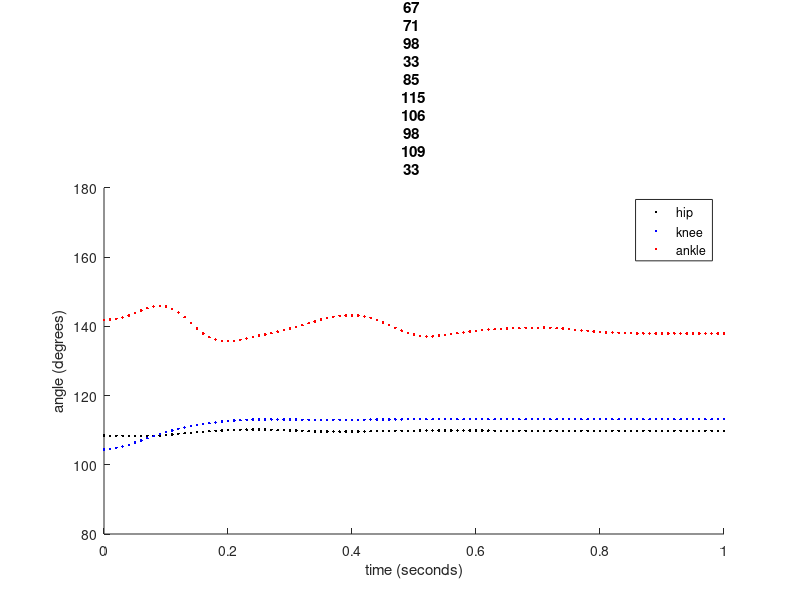
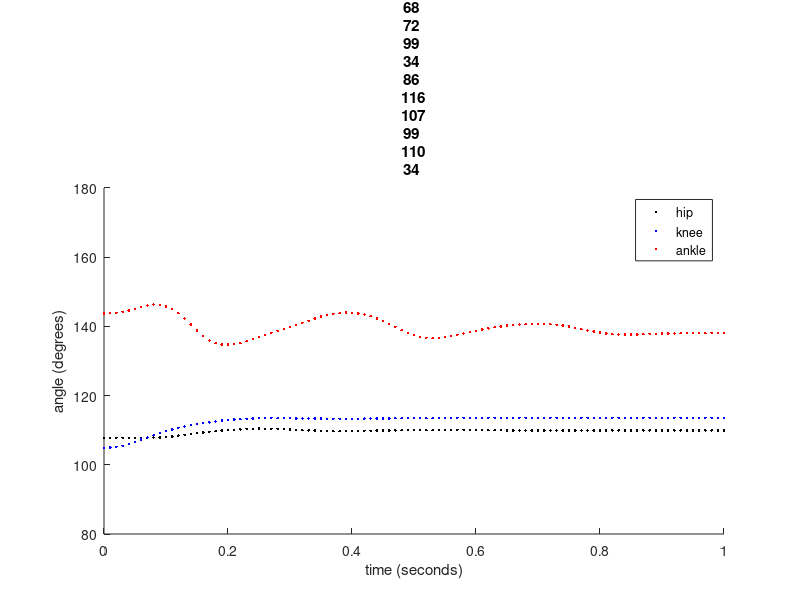
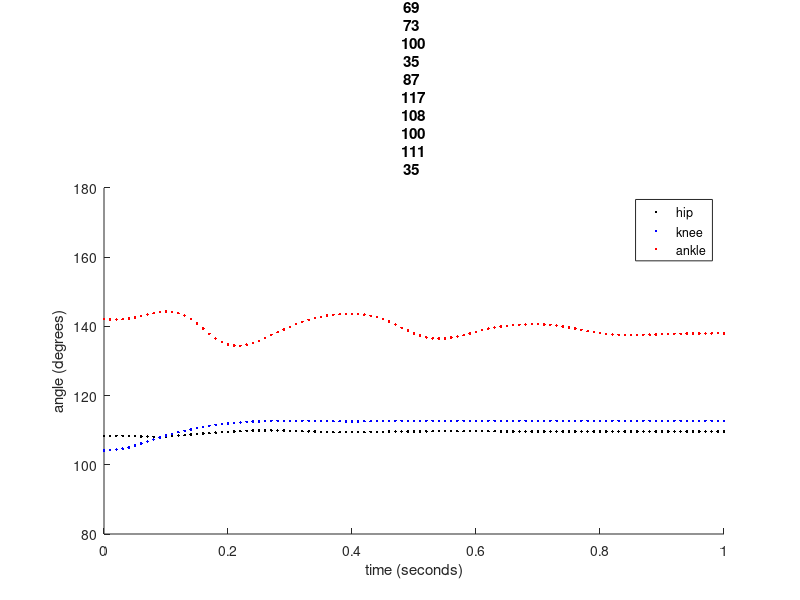
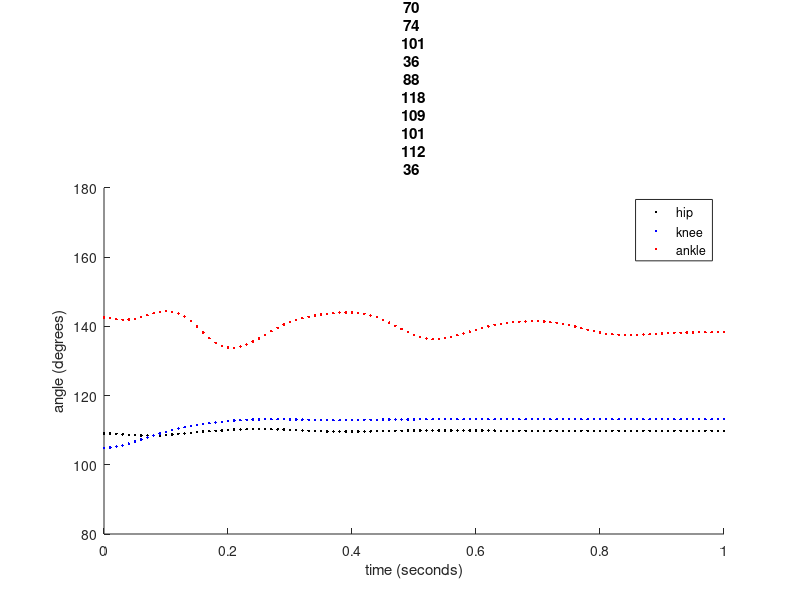

MATLAB code for these plots, in order: (Note: this script raises an error after producing the figures.)
clear
clc
addpath('C:\GitHub\Quadruped_Robot\Code\Matlab\Analysis\DampedLeg_Krnacik\Haonan\Comparison\Trial 2')

%% BFa
load BFa_trial1.mat;
BFa_trial1 = data;
load BFa_trial2.mat;
BFa_trial2 = data;
load BFa_trial3.mat;
BFa_trial3 = data;
load BFa_trial4.mat;
BFa_trial4 = data;

%  create single matrix to edit data
BFa = zeros(length(BFa_trial1(:,1)),4*length(BFa_trial1(1,:)));
BFa(:,1:4) = BFa_trial1(:,1:4);
BFa(:,5:8) = BFa_trial2(:,1:4);
BFa(:,9:12) = BFa_trial3(:,1:4);
BFa(:,13:16) = BFa_trial4(:,1:4);

% data processing
for ii = 4:4:16
    
    % process time values
    BFa(:,ii) = BFa(:,ii) - BFa(1,ii);      %   start time at 0   
    BFa(:,ii) = BFa(:,ii)/1000;             %   convert to seconds
    
    % manually enter time offsets
    BFa_offset(1) = 0.15;
    BFa_offset(2) = 0.23;
    BFa_offset(3) = 0.36;
    BFa_offset(4) = 0.32;
    
    % apply time offsets
    BFa(:,ii) = BFa(:,ii) - BFa_offset(ii/4);
        
    % individual plots of trials
    figure
    hold on
    plot(BFa(:,ii),BFa(:,ii-3),'.',"color","k")
    plot(BFa(:,ii),BFa(:,ii-2),'.',"color","b")
    plot(BFa(:,ii),BFa(:,ii-1),'.',"color","r")
    legend('hip','knee','ankle')
    title("BFa Trial " + ii/4)
    xlabel("time (seconds)")
    ylabel("angle (degrees)")
    ylim([80 180])
    xlim([0 1])
    hold off
end
save('C:\GitHub\Quadruped_Robot\Code\Matlab\Analysis\DampedLeg_Krnacik\Haonan\Comparison\Trial 2\BFaSet2.mat','BFa')

%% BFp
load BFp_trial1.mat;
BFp_trial1 = data;
load BFp_trial2.mat;
BFp_trial2 = data;
load BFp_trial3.mat;
BFp_trial3 = data;
load BFp_trial4.mat;
BFp_trial4 = data;

%  create single matrix to edit data
BFp = zeros(length(BFp_trial1(:,1)),4*length(BFp_trial1(1,:)));
BFp(:,1:4) = BFp_trial1(:,1:4);
BFp(:,5:8) = BFp_trial2(:,1:4);
BFp(:,9:12) = BFp_trial3(:,1:4);
BFp(:,13:16) = BFp_trial4(:,1:4);

% data processing
for ii = 4:4:16
    
    % process time values
    BFp(:,ii) = BFp(:,ii) - BFp(1,ii);      %   start time at 0   
    BFp(:,ii) = BFp(:,ii)/1000;             %   convert to seconds
    
    % manually enter time offsets
    BFp_offset(1) = 0.22;
    BFp_offset(2) = 0.24;
    BFp_offset(3) = 0.26;
    BFp_offset(4) = 0.22;
    
    % apply time offsets
    BFp(:,ii) = BFp(:,ii) - BFp_offset(ii/4);
        
    % individual plots of trials
    figure
    hold on
    plot(BFp(:,ii),BFp(:,ii-3),'.',"color","k")
    plot(BFp(:,ii),BFp(:,ii-2),'.',"color","b")
    plot(BFp(:,ii),BFp(:,ii-1),'.',"color","r")
    legend('hip','knee','ankle')
    title("BFp Trial " + ii/4)
    xlabel("time (seconds)")
    ylabel("angle (degrees)")
    ylim([80 180])
    xlim([0 1])
    hold off
end
save('C:\GitHub\Quadruped_Robot\Code\Matlab\Analysis\DampedLeg_Krnacik\Haonan\Comparison\Trial 2\BFpSet2.mat','BFp')

%% IP
load IP_trial1.mat;
IP_trial1 = data;
load IP_trial2.mat;
IP_trial2 = data;
load IP_trial3.mat;
IP_trial3 = data;
load IP_trial4.mat;
IP_trial4 = data;

%  create single matrix to edit data
IP = zeros(length(IP_trial1(:,1)),4*length(IP_trial1(1,:)));
IP(:,1:4) = IP_trial1(:,1:4);
IP(:,5:8) = IP_trial2(:,1:4);
IP(:,9:12) = IP_trial3(:,1:4);
IP(:,13:16) = IP_trial4(:,1:4);

% data processing
for ii = 4:4:16
    
    % process time values
    IP(:,ii) = IP(:,ii) - IP(1,ii);      %   start time at 0   
    IP(:,ii) = IP(:,ii)/1000;             %   convert to seconds
    
    % manually enter time offsets
    IP_offset(1) = 0.33;
    IP_offset(2) = 0.27;
    IP_offset(3) = 0.34;
    IP_offset(4) = 0.21;
    
    % apply time offsets
    IP(:,ii) = IP(:,ii) - IP_offset(ii/4);
        
    % individual plots of trials
    figure
    hold on
    plot(IP(:,ii),IP(:,ii-3),'.',"color","k")
    plot(IP(:,ii),IP(:,ii-2),'.',"color","b")
    plot(IP(:,ii),IP(:,ii-1),'.',"color","r")
    legend('hip','knee','ankle')
    title("IP Trial " + ii/4)
    xlabel("time (seconds)")
    ylabel("angle (degrees)")
    ylim([80 180])
    xlim([0 1])
    hold off
end
save('C:\GitHub\Quadruped_Robot\Code\Matlab\Analysis\DampedLeg_Krnacik\Haonan\Comparison\Trial 2\IPSet2.mat','IP')

%% ST
load ST_trial1.mat;
ST_trial1 = data;
load ST_trial2.mat;
ST_trial2 = data;
load ST_trial3.mat;
ST_trial3 = data;
load ST_trial4.mat;
ST_trial4 = data;

%  create single matrix to edit data
ST = zeros(length(ST_trial1(:,1)),4*length(ST_trial1(1,:)));
ST(:,1:4) = ST_trial1(:,1:4);
ST(:,5:8) = ST_trial2(:,1:4);
ST(:,9:12) = ST_trial3(:,1:4);
ST(:,13:16) = ST_trial4(:,1:4);

% data processing
for ii = 4:4:16
    
    % process time values
    ST(:,ii) = ST(:,ii) - ST(1,ii);      %   start time at 0   
    ST(:,ii) = ST(:,ii)/1000;             %   convert to seconds
    
    % manually enter time offsets
    ST_offset(1) = 0.26;
    ST_offset(2) = 0.37;
    ST_offset(3) = 0.23;
    ST_offset(4) = 0.31;
    
    % apply time offsets
    ST(:,ii) = ST(:,ii) - ST_offset(ii/4);
        
    % individual plots of trials
    figure
    hold on
    plot(ST(:,ii),ST(:,ii-3),'.',"color","k")
    plot(ST(:,ii),ST(:,ii-2),'.',"color","b")
    plot(ST(:,ii),ST(:,ii-1),'.',"color","r")
    legend('hip','knee','ankle')
    title("ST Trial " + ii/4)
    xlabel("time (seconds)")
    ylabel("angle (degrees)")
    ylim([80 180])
    xlim([0 1])
    hold off
end
save('C:\GitHub\Quadruped_Robot\Code\Matlab\Analysis\DampedLeg_Krnacik\Haonan\Comparison\Trial 2\STSet2.mat','ST')

%% ST2
load ST2_trial1.mat;
ST2_trial1 = data;
load ST2_trial2.mat;
ST2_trial2 = data;
load ST2_trial3.mat;
ST2_trial3 = data;
load ST2_trial4.mat;
ST2_trial4 = data;

%  create single matrix to edit data
ST2 = zeros(length(ST2_trial1(:,1)),4*length(ST2_trial1(1,:)));
ST2(:,1:4) = ST2_trial1(:,1:4);
ST2(:,5:8) = ST2_trial2(:,1:4);
ST2(:,9:12) = ST2_trial3(:,1:4);
ST2(:,13:16) = ST2_trial4(:,1:4);

% data processing
for ii = 4:4:16
    
    % process time values
    ST2(:,ii) = ST2(:,ii) - ST2(1,ii);      %   start time at 0   
    ST2(:,ii) = ST2(:,ii)/1000;             %   convert to seconds
    
    % manually enter time offsets
    ST2_offset(1) = 0.28;
    ST2_offset(2) = 0.29;
    ST2_offset(3) = 0.26;
    ST2_offset(4) = 0.37;
    
    % apply time offsets
    ST2(:,ii) = ST2(:,ii) - ST2_offset(ii/4);
        
    % individual plots of trials
    figure
    hold on
    plot(ST2(:,ii),ST2(:,ii-3),'.',"color","k")
    plot(ST2(:,ii),ST2(:,ii-2),'.',"color","b")
    plot(ST2(:,ii),ST2(:,ii-1),'.',"color","r")
    legend('hip','knee','ankle')
    title("ST2 Trial " + ii/4)
    xlabel("time (seconds)")
    ylabel("angle (degrees)")
    ylim([80 180])
    xlim([0 1])
    hold off
end
save('C:\GitHub\Quadruped_Robot\Code\Matlab\Analysis\DampedLeg_Krnacik\Haonan\Comparison\Trial 2\ST2Set2.mat','ST2')

%% VL
load VL_trial1.mat;
VL_trial1 = data;
load VL_trial2.mat;
VL_trial2 = data;
load VL_trial3.mat;
VL_trial3 = data;
load VL_trial4.mat;
VL_trial4 = data;

%  create single matrix to edit data
VL = zeros(length(VL_trial1(:,1)),4*length(VL_trial1(1,:)));
VL(:,1:4) = VL_trial1(:,1:4);
VL(:,5:8) = VL_trial2(:,1:4);
VL(:,9:12) = VL_trial3(:,1:4);
VL(:,13:16) = VL_trial4(:,1:4);

% data processing
for ii = 4:4:16
    
    % process time values
    VL(:,ii) = VL(:,ii) - VL(1,ii);      %   start time at 0   
    VL(:,ii) = VL(:,ii)/1000;             %   convert to seconds
    
    % manually enter time offsets
    VL_offset(1) = 0.24;
    VL_offset(2) = 0.28;
    VL_offset(3) = 0.25;
    VL_offset(4) = 0.24;
    
    % apply time offsets
    VL(:,ii) = VL(:,ii) - VL_offset(ii/4);
        
    % individual plots of trials
    figure
    hold on
    plot(VL(:,ii),VL(:,ii-3),'.',"color","k")
    plot(VL(:,ii),VL(:,ii-2),'.',"color","b")
    plot(VL(:,ii),VL(:,ii-1),'.',"color","r")
    legend('hip','knee','ankle')
    title("VL Trial " + ii/4)
    xlabel("time (seconds)")
    ylabel("angle (degrees)")
    ylim([80 180])
    xlim([0 1])
    hold off
end
save('C:\GitHub\Quadruped_Robot\Code\Matlab\Analysis\DampedLeg_Krnacik\Haonan\Comparison\Trial 2\VLSet2.mat','VL')

%% GS
load GS_trial1.mat;
GS_trial1 = data;
load GS_trial2.mat;
GS_trial2 = data;
load GS_trial3.mat;
GS_trial3 = data;
load GS_trial4.mat;
GS_trial4 = data;
load GS_trial5.mat;
GS_trial5 = data;

%  create single matrix to edit data
GS = zeros(length(GS_trial1(:,1)),5*length(GS_trial1(1,:)));
GS(:,1:4) = GS_trial1(:,1:4);
GS(:,5:8) = GS_trial2(:,1:4);
GS(:,9:12) = GS_trial3(:,1:4);
GS(:,13:16) = GS_trial4(:,1:4);
GS(:,17:20) = GS_trial5(:,1:4);

% data processing
for ii = 4:4:20
    
    % process time values
    GS(:,ii) = GS(:,ii) - GS(1,ii);      %   start time at 0   
    GS(:,ii) = GS(:,ii)/1000;             %   convert to seconds
    
    % manually enter time offsets
    GS_offset(1) = 0.28;
    GS_offset(2) = 0.11;
    GS_offset(3) = 0.25;
    GS_offset(4) = 0.14;
    GS_offset(5) = 0.18;
    
    % apply time offsets
    GS(:,ii) = GS(:,ii) - GS_offset(ii/4);
        
    % individual plots of trials
    figure
    hold on
    plot(GS(:,ii),GS(:,ii-3),'.',"color","k")
    plot(GS(:,ii),GS(:,ii-2),'.',"color","b")
    plot(GS(:,ii),GS(:,ii-1),'.',"color","r")
    legend('hip','knee','ankle')
    title("GS Trial " + ii/4)
    xlabel("time (seconds)")
    ylabel("angle (degrees)")
    ylim([80 180])
    xlim([0 1])
    hold off
end
save('C:\GitHub\Quadruped_Robot\Code\Matlab\Analysis\DampedLeg_Krnacik\Haonan\Comparison\Trial 2\GSSet2.mat','GS')

%% Save as an array
Quadruped{1} = IP;
Quadruped{2} = GS;
Quadruped{3} = ST;
Quadruped{4} = ST2;
Quadruped{5} = VL;
Quadruped{6} = BFp;
Quadruped{7} = BFa;

close all
save('C:\GitHub\Quadruped_Robot\Code\Matlab\Analysis\DampedLeg_Krnacik\Haonan\Comparison\Trial 2\QuadrupedSet2.mat','Quadruped')